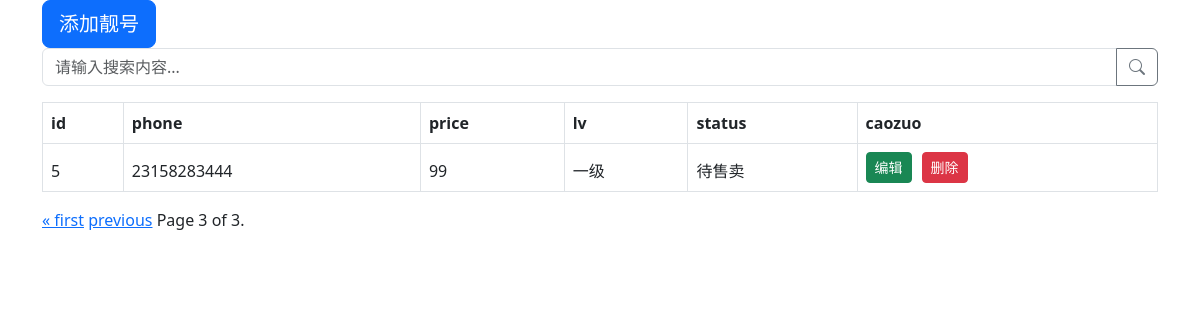
Page /phone_list/?page=5 (signed in) on the earlier database version.
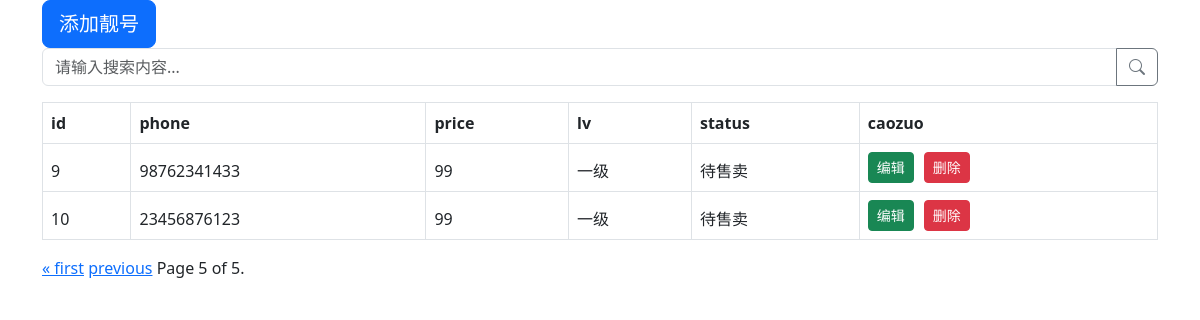
Same page on the later database version.
### app01/models.py (models this page shows, shortened)
class PhoneNumber(models.Model):
    mobile = models.CharField(max_length=11, verbose_name="手机号")
    lv_choice = (
        (1, "一级"),
        (2, "二级"),
        (3, "三级"),
        (4, "四级"),
        (5, "五级")
    )
    level = models.SmallIntegerField(choices=lv_choice, default=1, verbose_name="等级")
    status_choices = (
        (1, "以售卖"),
        (2, "待售卖")
    )
    status = models.SmallIntegerField(choices=status_choices, default=2, verbose_name="状态")
    price = models.IntegerField(default=99, verbose_name="价格")

### app01/views.py (the view)
# urls.py: path('phone_list/', views.phone_list),
def phone_list(request):
    if request.method == "GET":
        data_dict = {}
        res_content = request.GET.get("content")
        page_num = int(request.GET.get("page", 1))
        if res_content:
            data_dict["mobile__contains"] = res_content
        search_content = models.PhoneNumber.objects.filter(**data_dict)
        paginator = Paginator(search_content, 2)
        page_obj = paginator.get_page(page_num)
        return render(request, 'phone_list.html', {'page_obj': page_obj})

### app01/templates/phone_list.html (shortened to what this page needs)
<!DOCTYPE html>
<html lang="en">
<head>
	{% load static %}
	<link rel="stylesheet" href="{% static '/plugins/bootstrap/css/bootstrap.min.css' %}">
	<link rel="stylesheet" href="https://cdn.jsdelivr.net/npm/bootstrap-icons@1.10.0/font/bootstrap-icons.css">
</head>
<body>
<div class="container">
	<a class="btn btn-primary btn-lg" href="/add_phone/">添加靓号</a>
	<form method="get">
		<div class="input-group mb-3">
			<input type="search" class="form-control" placeholder="请输入搜索内容..."
			       aria-label="Recipient's username" aria-describedby="button-addon2" name="content">
			<button class="btn btn-outline-secondary" type="submit" id="button-addon2"><i class="bi bi-search"></i>
			</button>
		</div>
	</form>
	<table class="table table-bordered align-middle">
		<thead>
		<tr>
			<th>id</th>
			<th>phone</th>
			<th>price</th>
			<th>lv</th>
			<th>status</th>
			<th>caozuo</th>
		</tr>
		{% for num in page_obj %}
		<tr>
			<td>{{num.id}}</td>
			<td>{{num.mobile}}</td>
			<td>{{num.price}}</td>
			<td>{{num.get_level_display}}</td>
			<td>{{num.get_status_display}}</td>
			<td><a href="/{{num.id}}/update_phone/" class="btn btn-success btn-sm"
			       style="margin-right: 10px;">编辑</a><a href="/{{num.id}}/delete_phone/"
			                                              class="btn btn-danger btn-sm">删除</a></td>
		</tr>
		{% endfor %}
		</thead>
	</table>
	<div class="pagination">
    <span class="step-links">
        {% if page_obj.has_previous %}
            <a href="?page=1">&laquo; first</a>
            <a href="?page={{ page_obj.previous_page_number }}">previous</a>
        {% endif %}
        <span class="current">
            Page {{ page_obj.number }} of {{ page_obj.paginator.num_pages }}.
        </span>
    </span>
	</div>
</div>
</body>
</html>

Differences in the rows shown:
no longer on this page (row edited): PhoneNumber: id "5", mobile "23158283444", price "99", level "一级", status "待售卖"
added PhoneNumber: id "9", mobile "98762341433", price "99", level "一级", status "待售卖"
added PhoneNumber: id "10", mobile "23456876123", price "99", level "一级", status "待售卖"
Other differences:
{{ page_obj.number }}: "3" → "5"
{{ page_obj.paginator.num_pages }}: "3" → "5"
